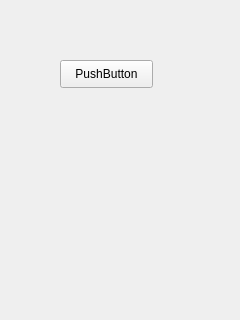
<?xml version="1.0" encoding="UTF-8"?>
<ui version="4.0">
 <class>Form</class>
 <widget class="QWidget" name="Form">
  <property name="geometry">
   <rect>
    <x>0</x>
    <y>0</y>
    <width>240</width>
    <height>320</height>
   </rect>
  </property>
  <property name="windowTitle">
   <string>Form</string>
  </property>
  <widget class="QPushButton" name="pushButton">
   <property name="geometry">
    <rect>
     <x>60</x>
     <y>60</y>
     <width>93</width>
     <height>28</height>
    </rect>
   </property>
   <property name="text">
    <string>PushButton</string>
   </property>
  </widget>
 </widget>
 <resources/>
 <connections/>
</ui>
